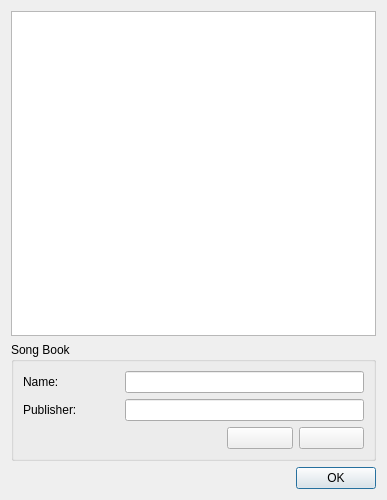
<?xml version="1.0" encoding="UTF-8"?>
<ui version="4.0">
 <class>SongBookDialog</class>
 <widget class="QDialog" name="SongBookDialog">
  <property name="geometry">
   <rect>
    <x>0</x>
    <y>0</y>
    <width>387</width>
    <height>500</height>
   </rect>
  </property>
  <property name="windowTitle">
   <string>Book Song Maintenance</string>
  </property>
  <layout class="QGridLayout" name="gridLayout_2">
   <item row="0" column="0" colspan="2">
    <widget class="QTableWidget" name="BookSongListView"/>
   </item>
   <item row="1" column="0" colspan="2">
    <widget class="QGroupBox" name="SongBookGroup">
     <property name="title">
      <string>Song Book</string>
     </property>
     <layout class="QGridLayout" name="gridLayout">
      <item row="0" column="0">
       <widget class="QLabel" name="NameLabel">
        <property name="text">
         <string>Name:</string>
        </property>
       </widget>
      </item>
      <item row="0" column="1" colspan="3">
       <widget class="QLineEdit" name="NameEdit"/>
      </item>
      <item row="1" column="0">
       <widget class="QLabel" name="PublisherLabel">
        <property name="text">
         <string>Publisher:</string>
        </property>
       </widget>
      </item>
      <item row="1" column="1" colspan="3">
       <widget class="QLineEdit" name="PublisherEdit"/>
      </item>
      <item row="2" column="0" colspan="2">
       <spacer name="horizontalSpacer">
        <property name="orientation">
         <enum>Qt::Horizontal</enum>
        </property>
        <property name="sizeHint" stdset="0">
         <size>
          <width>198</width>
          <height>20</height>
         </size>
        </property>
       </spacer>
      </item>
      <item row="2" column="2">
       <widget class="QPushButton" name="DeleteButton">
        <property name="toolTip">
         <string>Delete Author</string>
        </property>
        <property name="text">
         <string/>
        </property>
        <property name="icon">
         <iconset resource="../images/openlp-2.qrc">
          <normaloff>:/services/service_delete.png</normaloff>:/services/service_delete.png</iconset>
        </property>
       </widget>
      </item>
      <item row="2" column="3">
       <widget class="QPushButton" name="AddUpdateButton">
        <property name="toolTip">
         <string>Add Update Author</string>
        </property>
        <property name="text">
         <string/>
        </property>
        <property name="icon">
         <iconset resource="../images/openlp-2.qrc">
          <normaloff>:/system/system_settings.png</normaloff>:/system/system_settings.png</iconset>
        </property>
       </widget>
      </item>
     </layout>
    </widget>
   </item>
   <item row="2" column="0">
    <widget class="QLabel" name="MessageLabel">
     <property name="text">
      <string/>
     </property>
    </widget>
   </item>
   <item row="2" column="1">
    <widget class="QDialogButtonBox" name="ButtonBox">
     <property name="orientation">
      <enum>Qt::Horizontal</enum>
     </property>
     <property name="standardButtons">
      <set>QDialogButtonBox::Ok</set>
     </property>
    </widget>
   </item>
  </layout>
 </widget>
 <resources>
  <include location="../images/openlp-2.qrc"/>
 </resources>
 <connections>
  <connection>
   <sender>ButtonBox</sender>
   <signal>accepted()</signal>
   <receiver>SongBookDialog</receiver>
   <slot>accept()</slot>
   <hints>
    <hint type="sourcelabel">
     <x>248</x>
     <y>254</y>
    </hint>
    <hint type="destinationlabel">
     <x>157</x>
     <y>274</y>
    </hint>
   </hints>
  </connection>
  <connection>
   <sender>ButtonBox</sender>
   <signal>rejected()</signal>
   <receiver>SongBookDialog</receiver>
   <slot>reject()</slot>
   <hints>
    <hint type="sourcelabel">
     <x>316</x>
     <y>260</y>
    </hint>
    <hint type="destinationlabel">
     <x>286</x>
     <y>274</y>
    </hint>
   </hints>
  </connection>
 </connections>
</ui>
